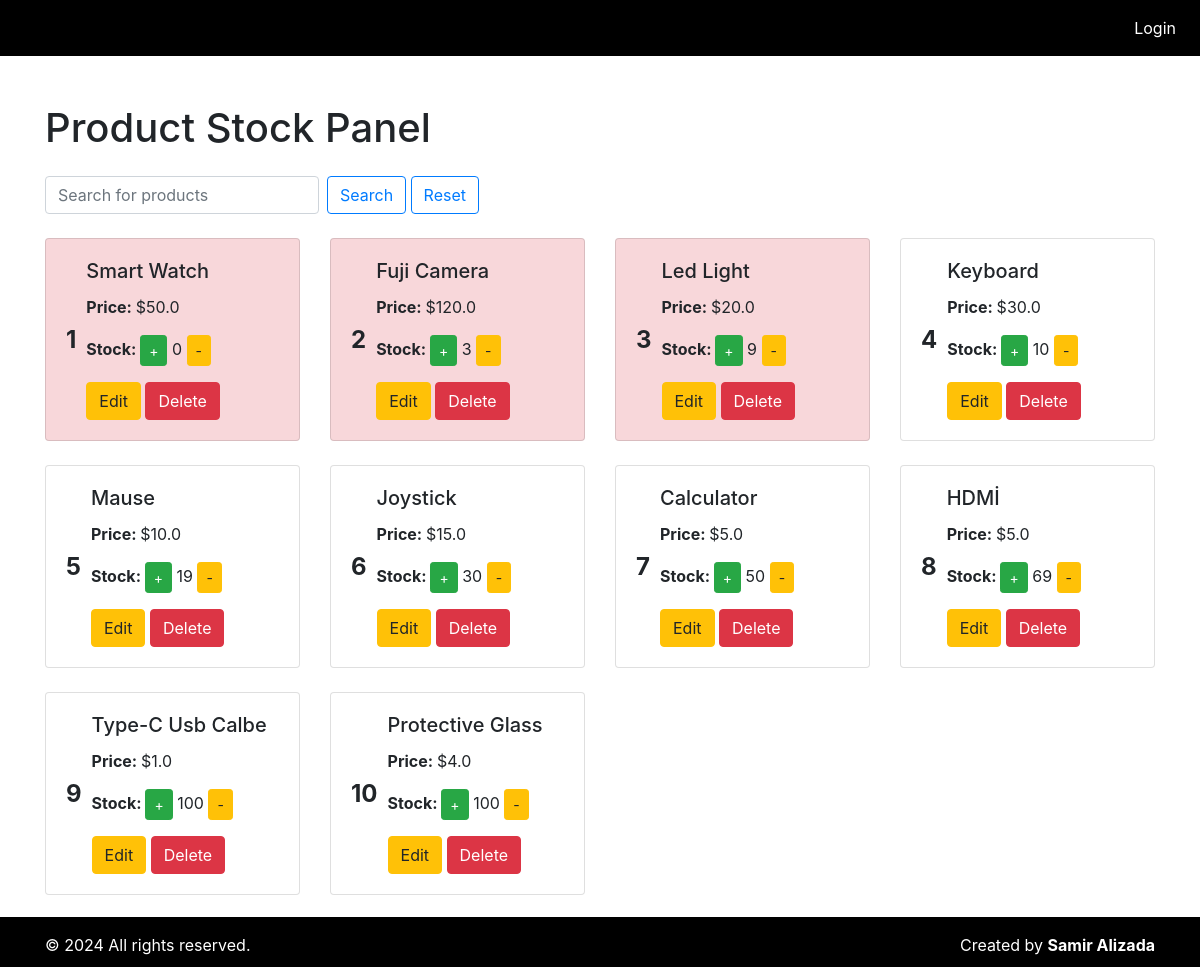
The page /product-panel/ on the database its author committed.
### repair/models.py (models this page shows, shortened)
class Product(models.Model):
    product_name = models.CharField(max_length=100)
    price = models.FloatField()
    stock_number = models.IntegerField()

### repair/views.py (the view)
# urls.py: path('product-panel/', product_panel, name='product_panel'),
def product_panel(request):
    products = Product.objects.all()
    query = request.GET.get('q')
    if query:
        products = products.filter(product_name__icontains=query)
    products = products.order_by("stock_number")
    return render(request, 'product/product_panel.html', {'products': products})

### templates/product/product_panel.html (shortened to what this page needs)
{% extends "index.html" %}
{% block content %}
<div class="container mt-5">
    <h1 class="mb-4">Product Stock Panel</h1>
    <form method="GET" class="mb-3">
        <div class="form-inline mb-4">
            <input type="text" name="q" class="form-control mr-sm-2" placeholder="Search for products">
            <button class="btn btn-outline-primary my-2 my-sm-0" type="submit">Search</button>
            <a href="{% url 'product_panel' %}"><button class="btn btn-outline-primary my-2 my-sm-0" type="submit">Reset</button>
            </a>
        </div>
    </form>
    <div class="row">
        {% for product in products %}
        <div class="col-md-3 mb-4">
            <div class="card {% if product.stock_number < 10 %}low-stock{% endif %}">
                <div class="card-body d-flex align-items-center">
                    <div class="product-number">
                        {{ forloop.counter }}
                    </div>
                    <div>
                        <h5 class="card-title">{{ product.product_name }}</h5>
                        <p class="card-text"><strong>Price: </strong>${{ product.price }}</p>
                        <p class="card-text"><strong>Stock: </strong>
                            <a href="{% url 'increase_stock' product.pk %}" class="btn btn-sm btn-success">+</a>
                            {{ product.stock_number }}
                            <a href="{% url 'decrease_stock' product.pk %}" class="btn btn-sm btn-warning">-</a>
                        </p>
                        <a href="{% url 'update_product' product.id %}" class="btn btn-warning">Edit</a>
                        <a href="{% url 'delete_product' product.id %}" class="btn btn-danger"
                            onclick="return confirm('Are you sure delete this product?')">Delete</a>
                    </div>
                </div>
            </div>
        </div>
        {% endfor %}
    </div>
</div>
<br><br>
{% endblock content %}

### templates/product/product_panel.html (style rules this page uses)
.low-stock { background-color: #f8d7da; }
.product-number { font-size: 1.5rem; font-weight: bold; margin-right: 10px; }

### rows shown on the page
Product: product_name "Smart Watch", price "50.0", stock_number "0"
Product: product_name "Fuji Camera", price "120.0", stock_number "3"
Product: product_name "Led Light", price "20.0", stock_number "9"
Product: product_name "Keyboard", price "30.0", stock_number "10"
Product: product_name "Mause", price "10.0", stock_number "19"
Product: product_name "Joystick", price "15.0", stock_number "30"
Product: product_name "Calculator", price "5.0", stock_number "50"
Product: product_name "HDMİ", price "5.0", stock_number "69"
Product: product_name "Type-C Usb Calbe", price "1.0", stock_number "100"
Product: product_name "Protective Glass", price "4.0", stock_number "100"
